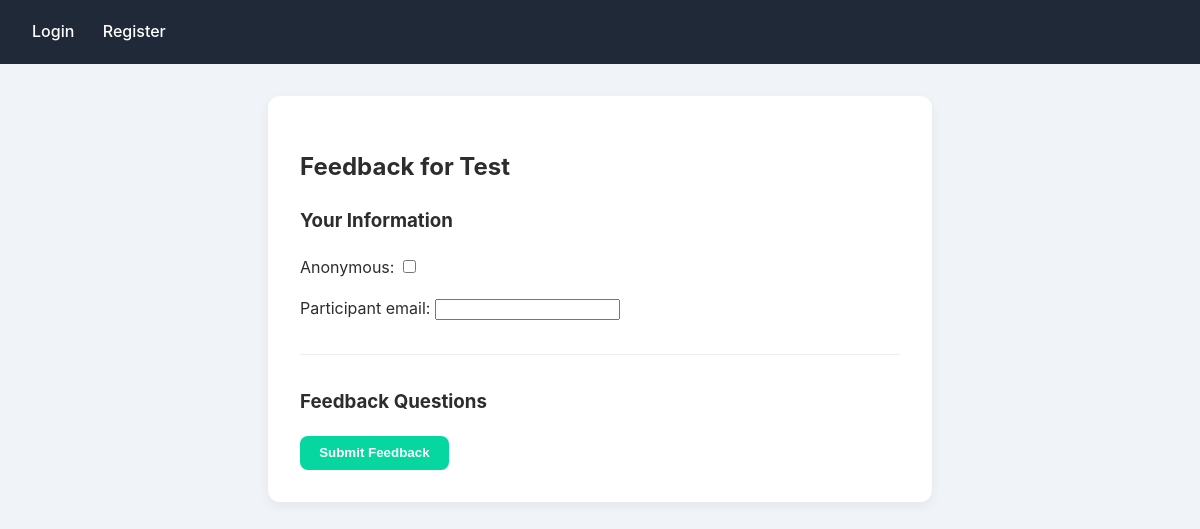
/feedback/cz4VRJwhdtU07uDefl5pkd452cRVRaOJ/, run on an earlier commit of the app's database.
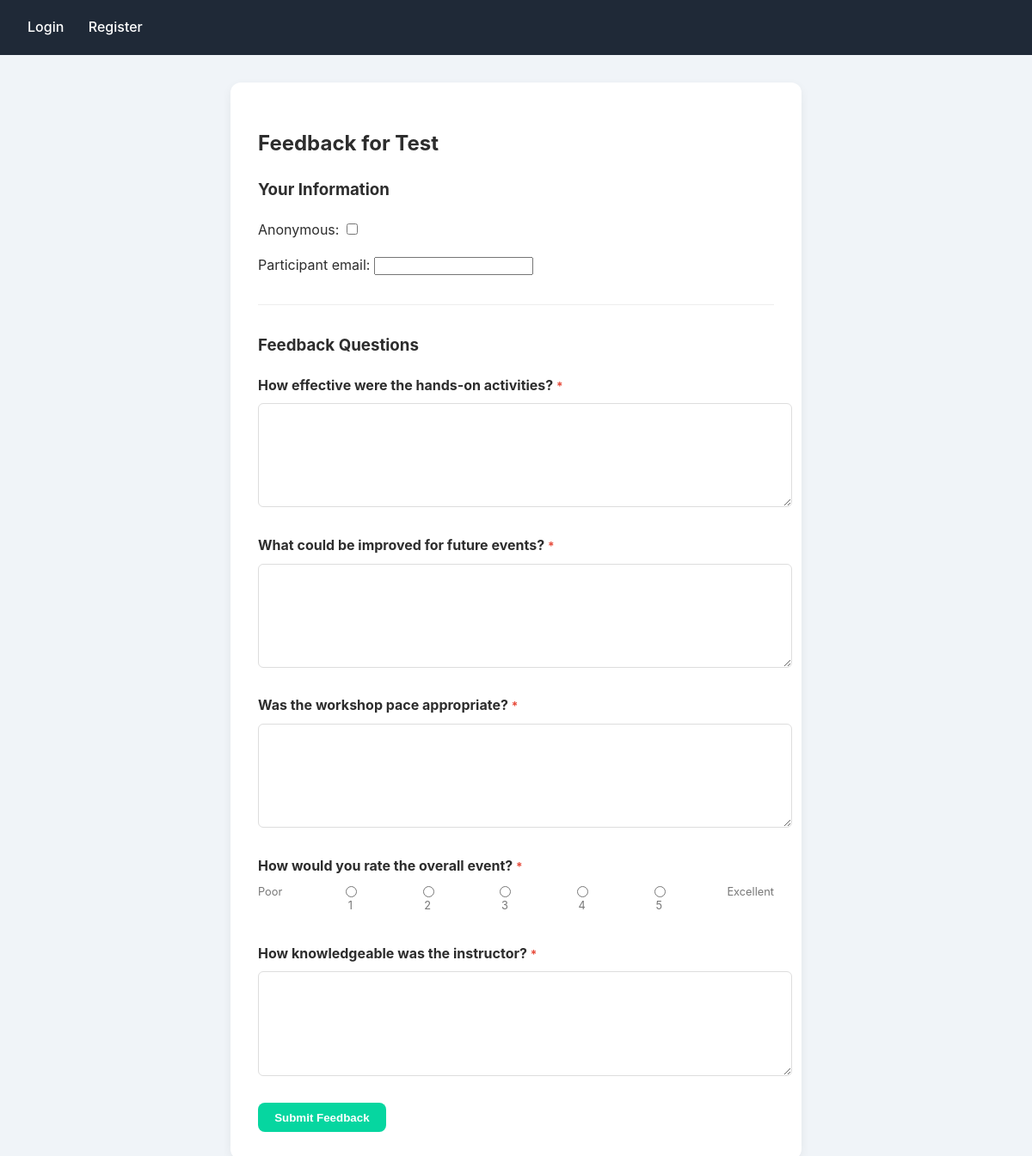
And on a later commit of the database.
### feedback_app/models.py (models this page shows, shortened)
class FeedbackForm(models.Model):
    event = models.OneToOneField(Event, on_delete=models.CASCADE)
    is_active = models.BooleanField(default=True)
    created_at = models.DateTimeField(auto_now_add=True)
    unique_link = models.CharField(max_length=50, unique=True)

class Event(models.Model):
    EVENT_TYPES = [
        ('CONF', 'Conference'),
        ('WORK', 'Workshop'),
        ('SEM', 'Seminar'),
        ('TRAIN', 'Training'),
    ]
    host = models.ForeignKey(User, on_delete=models.CASCADE)
    title = models.CharField(max_length=200)
    description = models.TextField()
    event_type = models.CharField(max_length=5, choices=EVENT_TYPES)
    created_at = models.DateTimeField(auto_now_add=True)
    updated_at = models.DateTimeField(auto_now=True)

class Question(models.Model):
    QUESTION_TYPES = [
        ('TEXT', 'Text Response'),
        ('RATING', 'Rating (1-5)'),
        ('MC', 'Multiple Choice'),
    ]
    form = models.ForeignKey(FeedbackForm, on_delete=models.CASCADE, related_name='questions')
    question_text = models.CharField(max_length=500)
    question_type = models.CharField(max_length=6, choices=QUESTION_TYPES)
    required = models.BooleanField(default=True)
    order = models.PositiveIntegerField()
    class Meta:
        ordering = ['order']

### feedback_app/views.py (the view)
# urls.py: path('feedback/<str:unique_link>/', views.submit_feedback, name='submit_feedback'),
def submit_feedback(request, unique_link):
    feedback_form = get_object_or_404(FeedbackForm, unique_link=unique_link, is_active=True)
    questions = Question.objects.filter(form=feedback_form).order_by('order')
    if request.method == 'POST':
        response_form = FeedbackResponseForm(request.POST)
        if response_form.is_valid():
            response = response_form.save(commit=False)
            response.form = feedback_form
            if response.anonymous:
                response.participant_email = None
            response.save()
            for question in questions:
                answer_value = request.POST.get(f'question_{question.id}')
                if answer_value:
                    if question.question_type == 'RATING':
                        Answer.objects.create(
                            response=response,
                            question=question,
                            rating_answer=int(answer_value)
                        )
                    else:
                        Answer.objects.create(
                            response=response,
                            question=question,
                            text_answer=answer_value
                        )
            return render(request, 'form_submit.html', {'success': True})
    else:
        response_form = FeedbackResponseForm()
    return render(request, 'form_submit.html', {
        'feedback_form': feedback_form,
        'questions': questions,
        'response_form': response_form,
        'success': False
    })

### feedback_app/forms.py
class FeedbackResponseForm(forms.ModelForm):
    anonymous = forms.BooleanField(required=False, initial=False)
    participant_email = forms.EmailField(required=False)
    class Meta:
        model = Response
        fields = ['anonymous', 'participant_email']

### feedback_app/templates/form_submit.html (shortened to what this page needs)
{% extends "base.html" %}
{% block content %}
<div class="feedback-submission">
    {% if success %}
        <div class="success-message">
            <h2>Thank You!</h2>
            <p>Your feedback has been submitted successfully.</p>
        </div>
    {% else %}
        <h2>Feedback for {{ feedback_form.event.title }}</h2>
        <form method="post">
            <div class="participant-info">
                <h3>Your Information</h3>
                {{ response_form.as_p }}
            </div>
            <div class="feedback-questions">
                <h3>Feedback Questions</h3>
                {% for question in questions %}
                    <div class="question">
                        <label>
                            {{ question.question_text }}
                            {% if question.required %}<span class="required">*</span>{% endif %}
                        </label>
                        {% if question.question_type == 'RATING' %}
                            <div class="rating-options">
                                <span class="rating-labels">
                                    <span>Poor</span>
                                    {% for i in "12345" %}
                                    <label>
                                        <input type="radio" name="question_{{ question.id }}" value="{{ i }}" {% if question.required %}required{% endif %}>
                                        {{ i }}
                                    </label>
                                    {% endfor %}
                                    <span>Excellent</span>
                                </span>
                            </div>
                        {% else %}
                            <textarea name="question_{{ question.id }}" {% if question.required %}required{% endif %} rows="3"></textarea>
                        {% endif %}
                    </div>
                {% endfor %}
            </div>
            <button type="submit" class="btn">Submit Feedback</button>
        </form>
    {% endif %}
</div>
{% endblock %}

### feedback_app/templates/base.html (shortened to what this page needs)
<!DOCTYPE html>
<html lang="en">
<head>
    {% load static %}
    <link rel="stylesheet" href="{% static 'css/styles.css' %}">
</head>
<body>
    <div class="wrapper">
        <header>
            <nav>
                {% if user.is_authenticated %}
                    <a href="{% url 'dashboard' %}">Dashboard</a>
                    <a href="{% url 'create_event' %}">Create Event</a>
                    <form action="{% url 'logout' %}" method="post" style="display: inline;">
                        {% csrf_token %}
                        <button type="submit"
                            style="background: none; border: none; cursor: pointer; color: white; font-size: 1em;"
                            onmouseover="this.style.textDecoration='underline'"
                            onmouseout="this.style.textDecoration='none'">
                            Logout
                        </button>
                    </form>
                {% else %}
                    <a href="{% url 'login' %}">Login</a>
                    <a href="{% url 'register' %}">Register</a>
                {% endif %}
            </nav>
        </header>
        <main>
            {% block content %}{% endblock %}
        </main>
    </div>
</body>
</html>

### feedback_app/static/css/styles.css (style rules this page uses)
body { font-family: 'Inter', 'Segoe UI', Tahoma, Geneva, Verdana, sans-serif; line-height: 1.6; margin: 0; padding: 0; color: #2d2d2d; background-color: #f0f4f8; display: flex; flex-direction: column; min-height: 100vh; }
.wrapper { flex: 1; display: flex; flex-direction: column; }
header { background-color: #1f2937; color: white; padding: 1.2rem 2rem; display: flex; justify-content: space-between; align-items: center; }
nav a { color: white; text-decoration: none; margin-right: 1.5rem; font-weight: 500; transition: color 0.3s ease; }
main { padding: 2rem; flex:1; }
.btn { display: inline-block; background-color: #06D6A0; color: white; padding: 0.6rem 1.2rem; border: none; border-radius: 8px; font-weight: 600; text-decoration: none; cursor: pointer; transition: transform 0.2s ease, background-color 0.3s ease; }
.required { color: #e74c3c; font-size: 0.85em; }
.feedback-submission { background: white; padding: 2rem; border-radius: 12px; box-shadow: 0 4px 12px rgba(0, 0, 0, 0.06); max-width: 600px; margin: 0 auto; }
.participant-info { margin-bottom: 2rem; padding-bottom: 1rem; border-bottom: 1px solid #eee; }
.question { margin-bottom: 1.5rem; }
.question label { display: block; margin-bottom: 0.5rem; font-weight: bold; }
.rating-options { display: flex; gap: 1rem; align-items: center; margin-bottom: 0.5rem; }
.rating-options label { font-weight: normal; display: flex; flex-direction: column; align-items: center; }
.rating-labels { display: flex; justify-content: space-between; width: 100%; font-size: 0.8em; color: #777; }
textarea { width: 100%; padding: 0.6rem; border: 1px solid #ddd; border-radius: 6px; min-height: 100px; }

What changed in the data, as far as the page shows it:
added Question: question_text "How effective were the hands-on activities?"
added Question: question_text "What could be improved for future events?"
added Question: question_text "Was the workshop pace appropriate?"
added Question: question_text "How would you rate the overall event?", required "☐ 1" "☐ 2" "☐ 3" "☐ 4" "☐ 5", i "1" "2" "3" "4" "5"
added Question: question_text "How knowledgeable was the instructor?"
